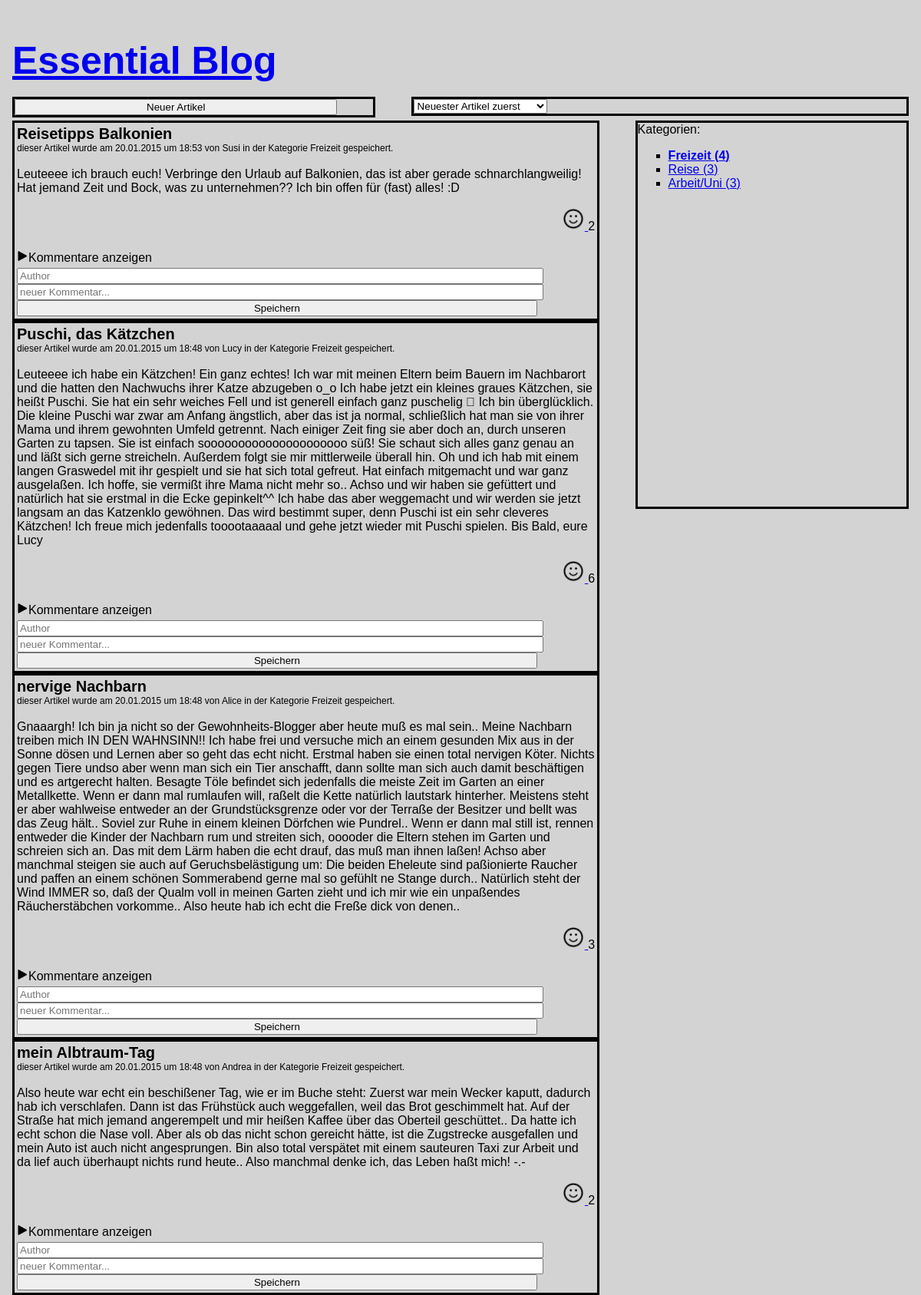
Screenshot of /Website/index.php?&order=newestfirst&articlecategory=Freizeit&displayedarticles=10 with the database file from the repository.
### tables this page shows
CREATE TABLE `t_article` (
  `article_id` int(11) NOT NULL AUTO_INCREMENT,
  `author` varchar(45) NOT NULL,
  `title` varchar(100) NOT NULL,
  `text` mediumtext NOT NULL,
  `create_time` timestamp NOT NULL DEFAULT CURRENT_TIMESTAMP ON UPDATE CURRENT_TIMESTAMP,
  `category_id` int(11) NOT NULL,
  `like_count` int(11) NOT NULL DEFAULT '0',
  PRIMARY KEY (`article_id`),
  KEY `category_id_idx` (`category_id`),
  CONSTRAINT `category_id` FOREIGN KEY (`category_id`) REFERENCES `t_category` (`category_id`) ON DELETE NO ACTION ON UPDATE NO ACTION
);

CREATE TABLE `t_category` (
  `category_id` int(11) NOT NULL AUTO_INCREMENT,
  `title` varchar(45) NOT NULL,
  PRIMARY KEY (`category_id`)
);

### Website/include/linkparameter.php (called while the page is built)
<?php
	if (isset($_GET['order'])) {
		$order = $_GET['order'];
	}else{
		$order = 'newestfirst';
	}
	if (isset($_GET['displayedarticles'])) {
		$displayedarticles = $_GET['displayedarticles'];
	}else{
		$displayedarticles = 10;
	}
	if (isset($_GET['articlecategory'])) {
		$articlecategory = $_GET['articlecategory'];
	}else{
		$articlecategory = '%';
	}
?>

### Website/include/connection.php (called while the page is built, shortened)
<?php
    function GetDBConnection()
    {
		$db_hostname = "localhost";
		$db_user = "root";
		$db_password = "geheim";
		$db_database = "essentialblog";
        $g_link = mysql_connect( $db_hostname, $db_user, $db_password) or die('Could not connect to server.' );
        return $g_link;
    }
?>

### Website/include/function.php (called while the page is built, shortened)
<?php
	function GetSelectedArticles($order,$articlecategory,$displayedarticles)
	{
		if ($order=="newestfirst")
		{
			$order = "article_id DESC";
		}
		elseif ($order=="oldestfirst")
		{
			$order = "article_id ASC";
		}
		elseif ($order=="mostlikedfirst")
		{
			$order = "like_count DESC";
		}
		else
		{
			$order = "article_id DESC";
		}
		$query ="
		SELECT t_article.article_id FROM t_article
		INNER JOIN t_category ON t_category.category_id = t_article.category_id
		WHERE t_category.title LIKE '$articlecategory'
		ORDER BY $order
		LIMIT $displayedarticles";
		$result = mysql_query($query);
		return $result;
	}
	function GetArticleTitle($article_id)
	{
		$query ="
		SELECT t_article.title FROM t_article
		WHERE t_article.article_id='$article_id'";
		$result = mysql_query($query);
		return mysql_result($result, 0);
	}
	function GetArticleAuthor($article_id)
	{
		$query ="
		SELECT t_article.author FROM t_article
		WHERE t_article.article_id='$article_id'";
		$result = mysql_query($query);
		return mysql_result($result, 0);
	}
	function GetArticleText($article_id)
	{
		$query ="
		SELECT t_article.text FROM t_article
		WHERE t_article.article_id='$article_id'";
		$result = mysql_query($query);
		return mysql_result($result, 0);
	}
	function GetArticleDate($article_id)
	{
		$query ="
		SELECT DATE_FORMAT (create_time,'%d.%m.%Y um %k:%i') FROM t_article
		WHERE t_article.article_id='$article_id'";
		$result = mysql_query($query);
		return mysql_result($result, 0);
	}
	function GetArticleLikes($article_id)
	{
		$query ="
		SELECT t_article.like_count FROM t_article
		WHERE t_article.article_id='$article_id'";
		$result = mysql_query($query);
		return mysql_result($result, 0);
	}
	function GetArticleCategory($article_id)
	{
		$query ="
		SELECT t_category.title FROM t_category
		INNER JOIN t_article ON t_article.category_id = t_category.category_id
		WHERE t_article.article_id='$article_id'";
		$result = mysql_query($query);
		return mysql_result($result, 0);
	}
	function GetCategorySum()
	{
		$query ="
		SELECT t_category.title, COUNT(*) AS Anzahl
		FROM t_category
		INNER JOIN t_article ON t_article.category_id = t_category.category_id
		GROUP BY t_category.category_id;";
		$result = mysql_query($query);
		return $result;
	}
?>

### Website/index.php (the view, shortened to what this page needs)
<?php
	include "include/connection.php";
	include "include/function.php";
	include "include/linkparameter.php";
	echo "<!doctype html>\n";
	echo "<html>\n";
	echo "  <head>\n";
	echo "	<link rel=\"stylesheet\" type=\"text/css\" href=\"include/format.css\">\n";
	echo "  </head>\n";
	echo "  <body>\n";
	echo "    <h1><a href=/index.php>Essential Blog</a></h1>\n";
	echo "	<div id=\"header\">\n";
	echo "			<div id=\"new\">\n";
	echo "				<form action='/newarticle.php'>";
	echo "				    <input type='submit' value='Neuer Artikel'>";
	echo "				</form>";
	echo "		</div>\n";
	echo "		<div id=\"sorter\">\n";
	echo "			<FORM NAME=\"nav\">\n";
	echo "			<SELECT NAME=\"SelectURL\" onChange=\"document.location.href=document.nav.SelectURL.options[document.nav.SelectURL.selectedIndex].value\">\n";
	echo "				<OPTION VALUE='?&order=newestfirst&articlecategory=".$articlecategory."&displayedarticles=".$displayedarticles."'";if ($order=='newestfirst'){echo "SELECTED";}echo ">Neuester Artikel zuerst\n";
	echo "				<OPTION VALUE='?&order=oldestfirst&articlecategory=".$articlecategory."&displayedarticles=".$displayedarticles."'";if ($order=='oldestfirst'){echo "SELECTED";}echo ">&Aumlltester Artikel zuerst\n";
	echo "			</SELECT>\n";
	echo "			</FORM>";
	echo "		</div>\n";
	echo "		</div>\n";
	echo "	<div style=\"clear:both\" />\n";
	echo "	<div id=\"categorySection\">\n";
	echo "		Kategorien: <br>\n";
	echo "		<ul id=\"categories\">\n";
	$category_array = GetCategorySum();
	while ($row = mysql_fetch_array($category_array, MYSQL_NUM)) {
		$category_name = $row[0];
		$category_sum= $row[1];
		if ($category_name==$articlecategory){
			echo "<b>";
		}
		echo "<li><a href=?&order=".$order."&articlecategory=".$category_name."&displayedarticles=".$displayedarticles.">".$category_name." (".$category_sum.")</a> </li></b>";
	}
	echo "		</ul>\n";
	echo "	</div>\n";
	$article_id_array = GetSelectedArticles($order,$articlecategory,$displayedarticles);
	while ($row = mysql_fetch_array($article_id_array, MYSQL_NUM)) {
		$article_id = $row[0];
		echo "	<div id=\"articleSection\">\n";
		echo "	<A NAME='article".$article_id."'>";
		echo "		<table class= \"articleBorder\">\n";
		echo "			<tr>\n";
		echo "				<td class=\"article\">\n";
		echo "					<div class=\"articleTitle\">".GetArticleTitle($article_id)."</div>\n";
		echo "					<div class=\"articleHeader\">\n";
		echo "						dieser Artikel wurde am \n";
		echo "						<label for=\"date\">".GetArticleDate($article_id)."</label>\n";
		echo "						von \n";
		echo "						<label for=\"author\">".GetArticleAuthor($article_id)."</label>\n";
		echo "						in der Kategorie \n";
		echo "						<label for=\"date\">".GetArticleCategory($article_id)."</label>\n";
		echo "						gespeichert. \n";
		echo "					</div>\n";
		echo "					<br />\n";
		echo "					<div class=\"articleText\">".GetArticleText($article_id)."</div>\n";
		echo "					<div>\n";
		echo "						<p align='right'>";
		echo "							<a href='include/saveArticleLike.php?LikedArticleID=".$article_id."'>";
		echo "							<img src=\"images\smiley.png\" alt=\"like\" height=\"30\" width=\"30\">\n";
		echo "							</a>\n";
		echo "							<label for=\"likes\">".GetArticleLikes($article_id)."</label>\n";
		echo "						</p>";
		echo "					</div>\n";
		echo "				</td>\n";
		echo "			</tr>\n";
		echo "			<tr>\n";
		echo "				<td id=\"ShowComment".$article_id."\" class=\"ShowComments\">\n";
		echo "					<div onclick=\"showComments('".$article_id."')\"><img src=\"images\Pfeil_rechts.png\" alt=\"Kommentare_aufklappen\" height=\"15\" width=\"15\">Kommentare anzeigen</div>\n";
		echo "			</tr>\n";
		echo "			<tr>\n";
		echo "				<td class=\"newComment\">\n";
		echo "				<form method='post' action='include/saveComment.php?ArticleID=".$article_id."'  >";
		echo "					<input type=\"text\" name=\"commentauthor\" placeholder=\"Author\"></input>\n";
		echo "					<br>\n";
		echo "					<input type=\"text\" name=\"commenttext\" placeholder=\"neuer Kommentar...\"></input>\n";
		echo "					<br>\n";
		echo "					<input name='saveComment' type='submit' submit='submit' value='Speichern' class='button'>";
		echo "				</form>";
		echo "				</td>\n";
		echo "			</tr>\n";
		echo "		</table>\n";
		echo "	</div>\n";
		echo " <p>\n";
	}
	echo "	<br>\n";
	echo "  </body>\n";
	echo "</html>";
?>

### Website/include/format.css (style rules this page uses)
body { margin: 0; padding: 1em; min-width: 41em; font-family:Arial, Times New Roman; font-size:16px; background-color:lightgrey; }
h1 { position:absolute; font-size:50px; font-weight:bolder; }
input { width:90%; font-family:Arial, Times New Roman; }
#new { position:relative; top:110px; float:left; width:40%; border-style:solid; }
#sorter { position:relative; float:right; margin: 0 0 1.1em; padding: 0; top:110px; border-style:solid; width:55% }
#categorySection { position:relative; float: right; width: 12em; height:500px; top:98px; margin: 0 0 1.1em; padding: 0; border-style:solid; width:30% }
#articleSection { position:relative; top:98px; float:left; border-style:solid; width:65%; }
ul#categories { list-style-type:square; }
.articleTitle { font-size:20px; font-weight:bolder; }
.articleHeader { font-size:12px; }

### rows the page displays
t_article: GetArticleTitle($article_id) "Reisetipps Balkonien", article_id "20.01.2015 um 18:53", GetArticleAuthor($article_id) "Susi", article_id.title "Freizeit", GetArticleText($article_id) "Leuteeee ich brauch euch! Verbringe den Urlaub auf Balkonien, das ist aber gerade schnarchlangweilig! Hat jemand Zeit und Bock, was zu unternehmen?? Ich bin offen für (fast) alles! :D", GetArticleLikes($article_id) "2"
t_article: GetArticleTitle($article_id) "Puschi, das Kätzchen", article_id "20.01.2015 um 18:48", GetArticleAuthor($article_id) "Lucy", article_id.title "Freizeit", GetArticleText($article_id) "Leuteeee ich habe ein Kätzchen! Ein ganz echtes! Ich war mit meinen Eltern beim Bauern im Nachbarort und die hatten den Nachwuchs ihrer Katze abzugeben o_o Ich habe jetzt ein kleines graues Kätzchen, sie heißt Puschi. Sie hat ein sehr weiches Fell und ist generell einfach ganz puschelig  Ich bin überglücklich. Die kleine Puschi war zwar am Anfang ängstlich, aber das ist ja normal, schließlich hat man sie von ihrer Mama und ihrem gewohnten Umfeld getrennt. Nach einiger Zeit fing sie aber doch an, durch unseren Garten zu tapsen. Sie ist einfach sooooooooooooooooooooo süß! Sie schaut sich alles ganz genau an und läßt sich gerne streicheln. Außerdem folgt sie mir mittlerweile überall hin. Oh…", GetArticleLikes($article_id) "6"
t_article: GetArticleTitle($article_id) "nervige Nachbarn", article_id "20.01.2015 um 18:48", GetArticleAuthor($article_id) "Alice", article_id.title "Freizeit", GetArticleText($article_id) "Gnaaargh! Ich bin ja nicht so der Gewohnheits-Blogger aber heute muß es mal sein.. Meine Nachbarn treiben mich IN DEN WAHNSINN!! Ich habe frei und versuche mich an einem gesunden Mix aus in der Sonne dösen und Lernen aber so geht das echt nicht. Erstmal haben sie einen total nervigen Köter. Nichts gegen Tiere undso aber wenn man sich ein Tier anschafft, dann sollte man sich auch damit beschäftigen und es artgerecht halten. Besagte Töle befindet sich jedenfalls die meiste Zeit im Garten an einer Metallkette. Wenn er dann mal rumlaufen will, raßelt die Kette natürlich lautstark hinterher. Meistens steht er aber wahlweise entweder an der Grundstücksgrenze oder vor der Terraße der Besitzer und…", GetArticleLikes($article_id) "3"
t_article: GetArticleTitle($article_id) "mein Albtraum-Tag", article_id "20.01.2015 um 18:48", GetArticleAuthor($article_id) "Andrea", article_id.title "Freizeit", GetArticleText($article_id) "Also heute war echt ein beschißener Tag, wie er im Buche steht: Zuerst war mein Wecker kaputt, dadurch hab ich verschlafen. Dann ist das Frühstück auch weggefallen, weil das Brot geschimmelt hat. Auf der Straße hat mich jemand angerempelt und mir heißen Kaffee über das Oberteil geschüttet.. Da hatte ich echt schon die Nase voll. Aber als ob das nicht schon gereicht hätte, ist die Zugstrecke ausgefallen und mein Auto ist auch nicht angesprungen. Bin also total verspätet mit einem sauteuren Taxi zur Arbeit und da lief auch überhaupt nichts rund heute.. Also manchmal denke ich, das Leben haßt mich! -.-", GetArticleLikes($article_id) "2"

### other values shown
$category_name "Freizeit"
$category_sum "4"
$category_name "Reise"
$category_sum "3"
$category_name "Arbeit/Uni"
